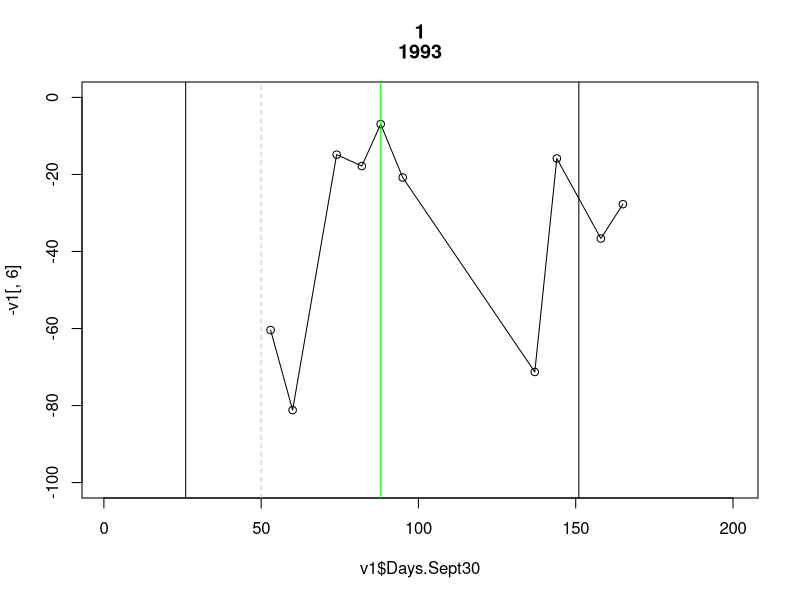
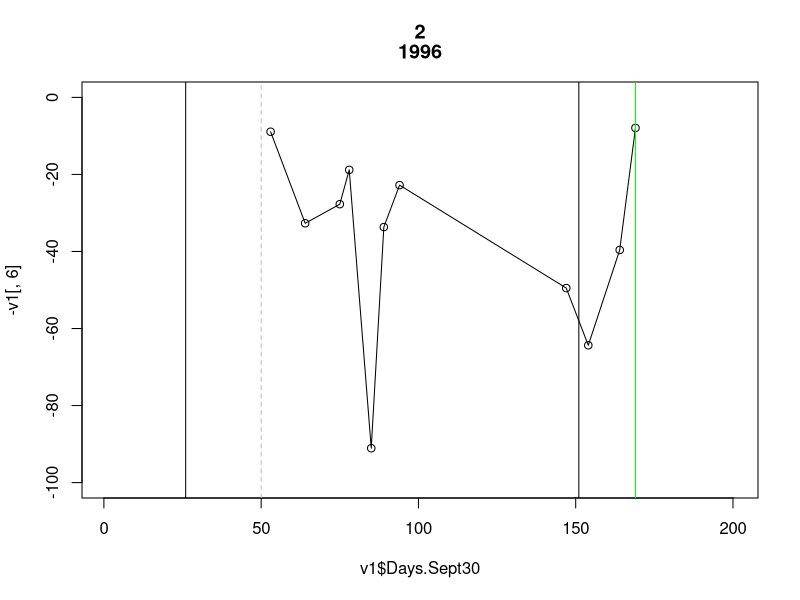
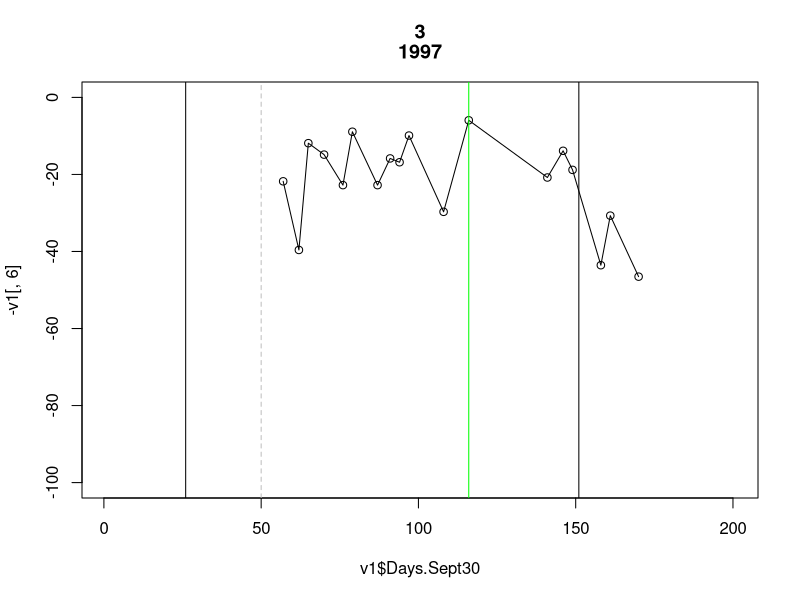
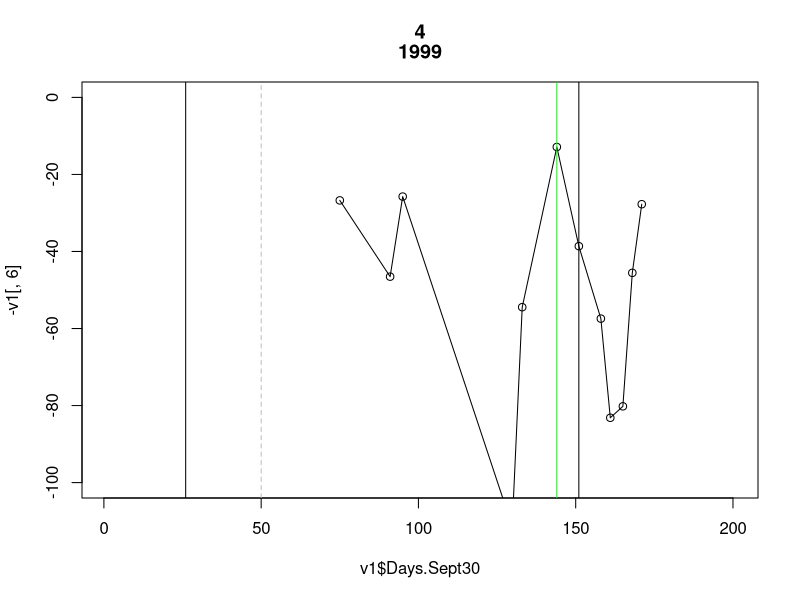
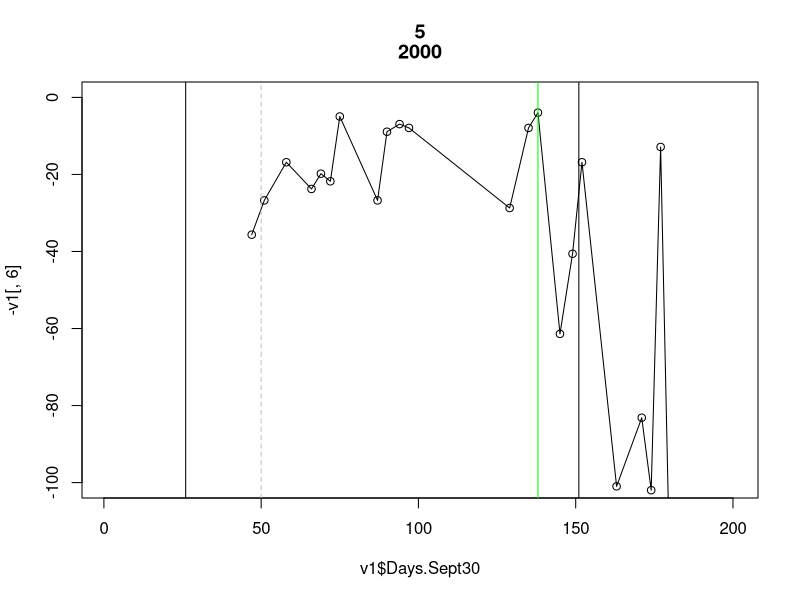
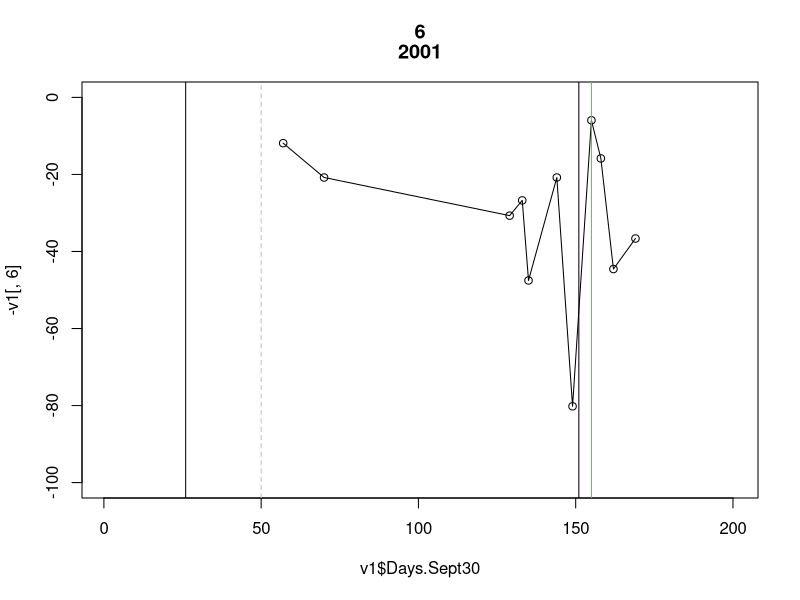
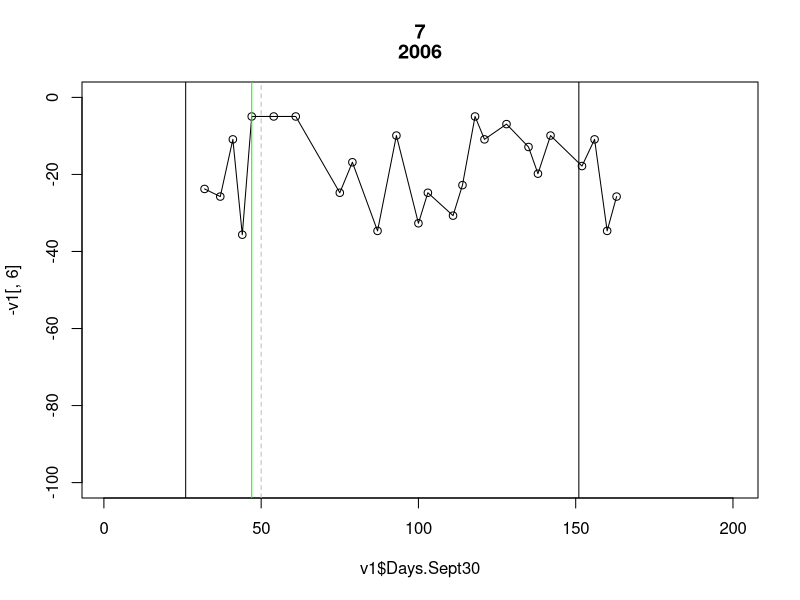
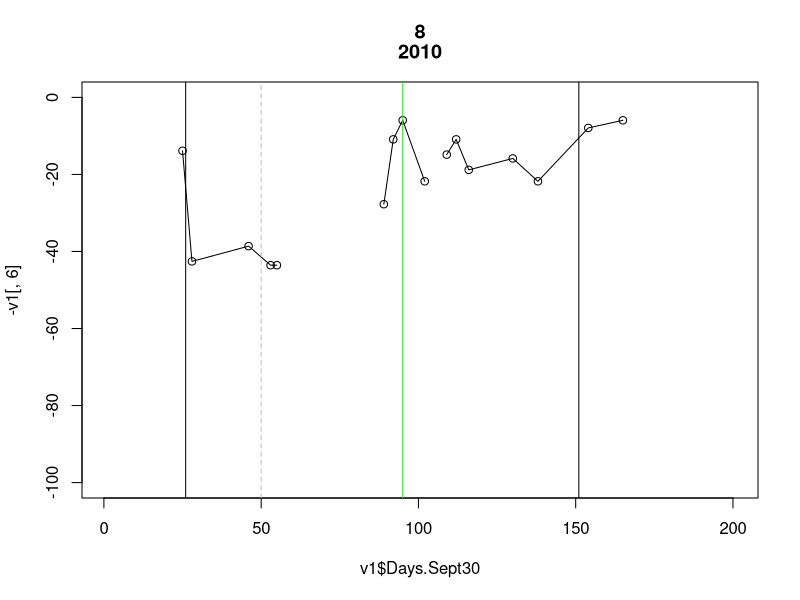

Generate these figures, in order, with R:
require(lubridate)
require(zoo)
require(ggplot2)
require(reshape2)
require(openxlsx)

####### early vs lat ice yrs. 
late <- c(1991, 1994, 2004, 2013, 2015) 
early<- c (1992, 1998, 2007, 2008, 2010)

#### directories 
data_wd<-"~/Desktop/CodeData/DATA/"
plot_wd<-"~/Desktop/CodeData/PLOTS/"

####### Load Data ########
setwd(data_wd)
mn_repro_dates <- read.xlsx("Pal Datasets.xlsx", sheet = "Adélie", skipEmptyRows = FALSE)
mld <- read.xlsx("Pal Datasets.xlsx", sheet = "MLD", skipEmptyRows = FALSE)


####### Loop through each season to pull out min/max for variable of interest #####
MLD_min<-NULL

for(g in 1:length(unique(mld$Season))){
  this_yr<-unique(mld$Season)[g]
  v1<-subset(mld, mld$Season == this_yr)
  v1<-v1[order(v1$Days.Sept30),]
  ###### calculate min
  MLD_min<-rbind(MLD_min, rbind(
    c("MLD",  this_yr, v1$Days.Sept30[which.min(v1[,6])], v1[,6][which.min(v1[,6])])))
  
  dev.new()
  plot(v1$Days.Sept30, -v1[,6], type="o", main=c(g, this_yr), xlim=c(1, 200), ylim=c(-100,0))
  abline(v= v1$Days.Sept30[which.min(v1[,6])], col="green")
  abline(v=c(26,151)) 
  abline(v=c(50), lty=2, col="gray")
}

colnames( MLD_min)<-c("variable","season","day_of_min", "min_MLD_value")
MLD_min<-as.data.frame(MLD_min)
MLD_min[,2]<-as.numeric(as.character(MLD_min[,2]))
MLD_min[,3]<-as.numeric(as.character(MLD_min[,3]))
MLD_min[,4]<-as.numeric(as.character(MLD_min[,4]))*-1

#save(MLD_min, file="MLD_min.Rdata")





#############  FIGURE #####################  

######## Labeling dates
dates<-as.Date(c("2020-10-01", "2020-11-01" ,"2020-12-01" ,"2021-01-01", "2021-02-01", "2021-03-01", "2021-04-01", "2021-05-01", "2021-06-01", "2021-07-01", "2021-08-01" ,"2021-09-01"))
#day that coresponds to 1st of the month
day_since_sept30<-c(1, 32, 62 ,93, 124, 152, 183, 213, 244, 274, 305, 336)

setwd(plot_wd)
pdf("MLD_summary_phenology.pdf", height=10, width=6)
par(mfrow=c(3,1)); par(oma=c(2,2,2,0))
plot(NA,NA, col="lightgray", xlim=c(0,366), ylim=c(-120,0) , xlab="", ylab="MLD (m)", cex.lab=1.5, cex.axis=1.3,,xaxs="i",yaxs="i", xaxt="n")
axis(1, at=day_since_sept30, label=format(dates, "%b"),cex.axis=1.3)

############## and quantiles and mean penguin dates 
id1<-1
id2<-5
col1<-"bisque2" 
rect(quantile(mn_repro_dates[,2], na.rm=TRUE)[id1], -1000, quantile(mn_repro_dates[,2], na.rm=TRUE)[id2], 1000, col=col1, border=F)
rect(quantile(mn_repro_dates[,3], na.rm=TRUE)[id1], -1000, quantile(mn_repro_dates[,3], na.rm=TRUE)[id2], 1000, col=col1, border=F)
rect(quantile(mn_repro_dates[,4], na.rm=TRUE)[id1], -1000, quantile(mn_repro_dates[,4], na.rm=TRUE)[id2], 1000, col=col1, border=F)
rect(quantile(mn_repro_dates[,5], na.rm=TRUE)[id1], -1000, quantile(mn_repro_dates[,5], na.rm=TRUE)[id2], 1000, col=col1, border=F)
id1<-2
id2<-4
col2<-"seashell1" 
rect(quantile(mn_repro_dates[,2], na.rm=TRUE)[id1], -1000, quantile(mn_repro_dates[,2], na.rm=TRUE)[id2], 1000, col=col2, border=F)
rect(quantile(mn_repro_dates[,3], na.rm=TRUE)[id1], -1000, quantile(mn_repro_dates[,3], na.rm=TRUE)[id2], 1000, col=col2, border=F)
rect(quantile(mn_repro_dates[,4], na.rm=TRUE)[id1], -1000, quantile(mn_repro_dates[,4], na.rm=TRUE)[id2], 1000, col=col2, border=F)
rect(quantile(mn_repro_dates[,5], na.rm=TRUE)[id1], -1000, quantile(mn_repro_dates[,5], na.rm=TRUE)[id2], 1000, col=col2, border=F)

# add repro means 
abline(v= mean(mn_repro_dates[,2], na.rm=TRUE), col="bisque4")#lay
abline(v= mean(mn_repro_dates[,3], na.rm=TRUE), col="bisque4")#hatch
abline(v= mean(mn_repro_dates[,4], na.rm=TRUE), col="bisque4")#crit per
abline(v= mean(mn_repro_dates[,5], na.rm=TRUE), col="bisque4")# fledge
############## ############## ############## 

#plot line for each year 
for(q in 1:length(unique(mld$Season))){
  yr1<-subset(mld, mld$Season == unique(mld$Season)[q])
    yr1<-yr1[order(yr1$Days.Sept30),]
    lines(yr1$Days.Sept30, -yr1[,6], col="gray")
}
box()

zzz<-mld[order(mld$Days.Sept30),]
roundJD<-  round(zzz$Days.Sept30, digits=-1)#rounds to nearest 10   
aaa<-aggregate(as.numeric(zzz[,6]), by=list(roundJD), FUN=mean, na.rm=T)
lines(aaa[,1], -aaa[,2], col="black", lwd=3)

##### ad mn/sd in peak/valley
lwd_id<-3; cex_id<-3; pt_COL<-"green4"

points(mean(MLD_min$day_of_min, na.rm=TRUE), mean(MLD_min$min_MLD_value, na.rm=TRUE) , cex=cex_id, pch=20, col=pt_COL)
#sd for day of peak 
segments(mean(MLD_min$day_of_min, na.rm=TRUE)- sd(MLD_min$day_of_min, na.rm=TRUE) ,mean(MLD_min$min_MLD_value, na.rm=TRUE),
         mean(MLD_min$day_of_min, na.rm=TRUE)+ sd(MLD_min$day_of_min, na.rm=TRUE), mean(MLD_min$min_MLD_value, na.rm=TRUE), col=pt_COL,lwd=lwd_id)
#sd for magnitude of wind speed 
segments(mean(MLD_min$day_of_min, na.rm=TRUE), mean(MLD_min$min_MLD_value, na.rm=TRUE)- sd(MLD_min$min_MLD_value, na.rm=TRUE),
         mean(MLD_min$day_of_min, na.rm=TRUE), mean(MLD_min$min_MLD_value, na.rm=TRUE)+ sd(MLD_min$min_MLD_value, na.rm=TRUE),col=pt_COL, lwd=lwd_id)

legend("topright", c("1991-2018", "1991-2018 Average" ), lwd=c(2,3), col=c("gray", "black"), bty="n", cex=1.5)

dev.off()
#################################################################




















